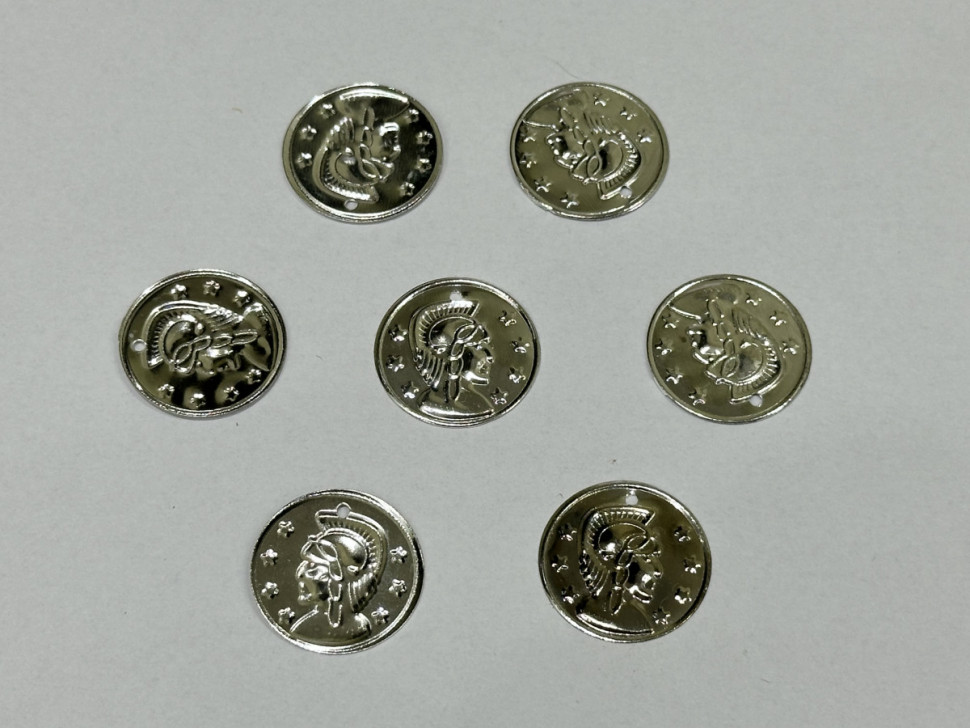
#> input picture test_images/Coins.jpg, 970 x 728 px
$ python -i lab6.py   (imports and definitions only)   (older library calls are emulated)
#> lines starting #> are read from the running program, lines starting #| are printed output that depends on the picture; after the words box and inside, x2 and y2 are one past the last pixel; in counts of white or black regions, pixels touching at a corner belong together
### core/io.py
"""Введення/виведення: завантаження, збереження, розміри зображень (лаб 1)."""
import cv2
import numpy as np


def load_image(path: str):
    """Завантажити зображення з файлу. Повертає BGR/BGRA numpy array або None.
    PNG з прозорістю завантажуються з альфа-каналом (BGRA) — прозорі пікселі зберігаються."""
    img = cv2.imread(path, cv2.IMREAD_UNCHANGED)
    if img is None:
        try:
            with open(path, "rb") as f:
                data = f.read()
            img = cv2.imdecode(np.frombuffer(data, dtype=np.uint8), cv2.IMREAD_UNCHANGED)
        except Exception:
            pass
    return img


def save_image(path: str, image: np.ndarray) -> bool:
    """Зберегти зображення у файл."""
    return cv2.imwrite(path, image)


# [6 lines left out: function get_dimensions, not called in this run]

### core/segmentation.py
"""Сегментація: порогування, k-means (лаб 4)."""
import cv2
import numpy as np


# [4 lines left out: function threshold_binary, not called in this run]


def threshold_otsu(image: np.ndarray) -> np.ndarray:
    """Порогування методом Отсу (автовибір порогу)."""
    _, out = cv2.threshold(image, 0, 255, cv2.THRESH_BINARY + cv2.THRESH_OTSU)
    return out


# [25 lines left out: functions threshold_adaptive, kmeans_color, not called in this run]

### core/edges.py
"""Виділення країв та контури (лаб 3)."""
import cv2
import numpy as np

from core.color import gray_to_bgr


def sobel(image: np.ndarray, dx: int = 1, dy: int = 1, ksize: int = 3) -> np.ndarray:
    """Оператор Собеля. dx, dy — порядки похідних."""
    return cv2.Sobel(image, cv2.CV_64F, dx, dy, ksize=ksize)


# [4 lines left out: function sobel_uint8, not called in this run]


def laplacian(image: np.ndarray, ksize: int = 3) -> np.ndarray:
    """Оператор Лапласа."""
    return cv2.Laplacian(image, cv2.CV_64F, ksize=ksize)


# [4 lines left out: function laplacian_uint8, not called in this run]


def canny(image: np.ndarray, low: float = 50, high: float = 150) -> np.ndarray:
    """Детектор Canny."""
    return cv2.Canny(image, low, high)


def find_contours(binary_image: np.ndarray, mode=None, method=None):
    """Виявити контури на бінарному зображенні. Повертає (contours, hierarchy)."""
    if mode is None:
        mode = cv2.RETR_TREE
    if method is None:
        method = cv2.CHAIN_APPROX_SIMPLE
    contours, hierarchy = cv2.findContours(binary_image, mode, method)
    return contours, hierarchy


def draw_contours(image: np.ndarray, contours, color=(0, 255, 0), thickness: int = 2) -> np.ndarray:
    """Намалювати контури на копії зображення. Підтримує 2D, BGR та BGRA."""
    img = np.array(image, dtype=np.uint8, order="C", copy=True)
    if img.ndim == 2:
        out = gray_to_bgr(img)
        cv2.drawContours(out, contours, -1, (color[0], color[1], color[2]) if len(color) >= 3 else color, thickness)
        return out
    if img.ndim == 3 and img.shape[2] == 4:
        h, w = img.shape[:2]
        bgr = np.empty((h, w, 3), dtype=np.uint8, order="C")
        bgr[:] = img[:, :, :3]
        alpha = img[:, :, 3].copy()
        color_bgr = (color[0], color[1], color[2]) if len(color) >= 3 else color
        cv2.drawContours(bgr, contours, -1, color_bgr, thickness)
        mask = np.zeros((h, w), dtype=np.uint8, order="C")
        cv2.drawContours(mask, contours, -1, 255, thickness)
        alpha[mask > 0] = 255
        bgr[alpha == 0] = 0
        out = np.empty((h, w, 4), dtype=np.uint8, order="C")
        out[:, :, :3] = bgr
        out[:, :, 3] = alpha
        return out
    cv2.drawContours(img, contours, -1, (color[0], color[1], color[2]) if len(color) >= 3 else color, thickness)
    return img

### core/color.py
"""Колірні моделі та перетворення: BGR↔HSV, grayscale, пікселі, маски (лаб 2)."""
import cv2
import numpy as np


# [11 lines left out: function to_grayscale, not called in this run]


def gray_to_bgr(image: np.ndarray):
    """Перетворити grayscale у BGR або залишити BGRA без змін (для візуалізації та малювання)."""
    if len(image.shape) == 3:
        return image.copy()
    return cv2.cvtColor(image, cv2.COLOR_GRAY2BGR)


# [50 lines left out: functions bgr_to_rgb, bgra_to_rgba, for_display, get_pixel, set_region, bgr_to_hsv, not called in this run]


def hsv_to_bgr(image: np.ndarray):
    """Перетворити HSV -> BGR."""
    return cv2.cvtColor(image, cv2.COLOR_HSV2BGR)


# [27 lines left out: functions hsv_for_display, color_mask_hsv, bgr_to_hsv_range, not called in this run]


def apply_mask(image: np.ndarray, mask: np.ndarray) -> np.ndarray:
    """Застосувати маску до зображення (результат лише там, де mask > 0). Працює для 2D, BGR і BGRA."""
    return cv2.bitwise_and(image, image, mask=mask)

### labs/lab6.py
"""Лабораторна 6: Мініпроєкт — Кольорова сегментація (обраний варіант). Підтримка BGR/BGRA (4 канали) як у лаб 2–3."""
import sys
import os
sys.path.insert(0, os.path.dirname(os.path.dirname(os.path.abspath(__file__))))

import cv2
import numpy as np
from core.io import load_image
from core.color import bgr_to_hsv, color_mask_hsv, apply_mask, gray_to_bgr
from core.segmentation import threshold_binary, threshold_otsu
from core.morphology import denoise_binary
from core.edges import find_contours, draw_contours


def _as_display(img_2d, ref_img):
    """Якщо ref_img має 4 канали — повертає 4-канальне (img_2d у B,G,R + альфа з ref); інакше BGR."""
    if ref_img.ndim == 3 and ref_img.shape[2] == 4:
        alpha = ref_img[:, :, 3]
        return np.stack([img_2d, img_2d, img_2d, alpha], axis=2)
    return gray_to_bgr(img_2d)


def run_color_segmentation(
    image_path: str,
    h_low: int = 0,
    h_high: int = 30,
    s_low: int = 50,
    s_high: int = 255,
    v_low: int = 50,
    v_high: int = 255,
    denoise: bool = True,
):
    """
    BGR -> HSV -> маска -> очищення морфологією -> контури -> візуалізація.
    """
    img = load_image(image_path)
    if img is None:
        return {"images": [], "text": "Не вдалося завантажити зображення"}
    hsv = bgr_to_hsv(img)
    mask = color_mask_hsv(img, (h_low, s_low, v_low), (h_high, s_high, v_high))
    if img.ndim == 3 and img.shape[2] == 4:
        mask = mask.copy()
        mask[img[:, :, 3] == 0] = 0
    if denoise:
        mask = denoise_binary(mask)
    segmented = apply_mask(img, mask)
    contours, _ = find_contours(mask)
    drawn = draw_contours(img, contours, color=(0, 255, 0), thickness=2)
    return {
        "images": [
            ("Оригінал", img),
            ("Маска (HSV)", _as_display(mask, img)),
            ("Сегментація за кольором", segmented),
            ("Контури виділених областей", drawn),
        ],
        "text": f"Знайдено контурів: {len(contours)}. Діапазон HSV: H=[{h_low},{h_high}], S=[{s_low},{s_high}], V=[{v_low},{v_high}]",
    }


def run_object_count(
    image_path: str,
    use_otsu: bool = True,
    thresh: int = 127,
    min_area: int = 100,
):
    """
    Простий підрахунок об'єктів: порогування - контури - фільтр за площею - кількість.
    """
#> called with image_path = '../test_images/Coins.jpg', use_otsu = True, thresh = 127, min_area = 100
    img = load_image(image_path)
#> in load_image, img is the input picture: shape (728, 970, 3); mean B, G, R 155.9, 163.1, 159.6
    if img is None:
        return {"images": [], "text": "Не вдалося завантажити зображення"}
    gray = img if img.ndim == 2 else cv2.cvtColor(img, cv2.COLOR_BGR2GRAY)
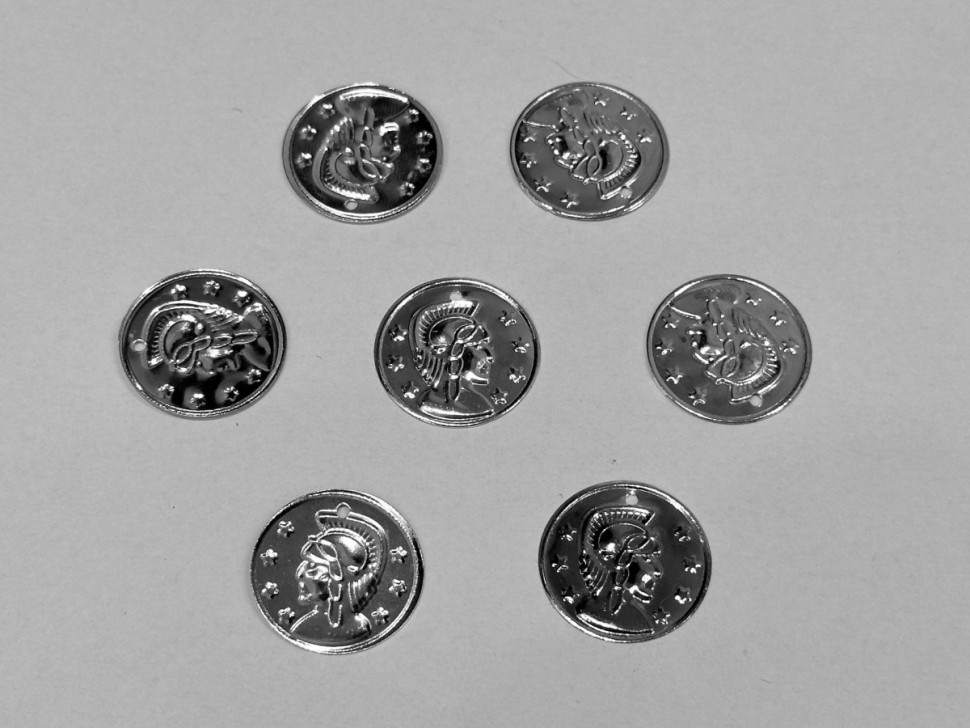
#> gray: shape (728, 970); min 0, max 255, mean 161.2
    if img.ndim == 3 and img.shape[2] == 4:
        gray = cv2.cvtColor(img[:, :, :3], cv2.COLOR_BGR2GRAY)
    binary = threshold_otsu(gray) if use_otsu else threshold_binary(gray, thresh)
#> in threshold_otsu, `_, out = cv2.threshold(image, 0, 255, cv2.THRESH_BINARY + cv2.THRESH_O..`:
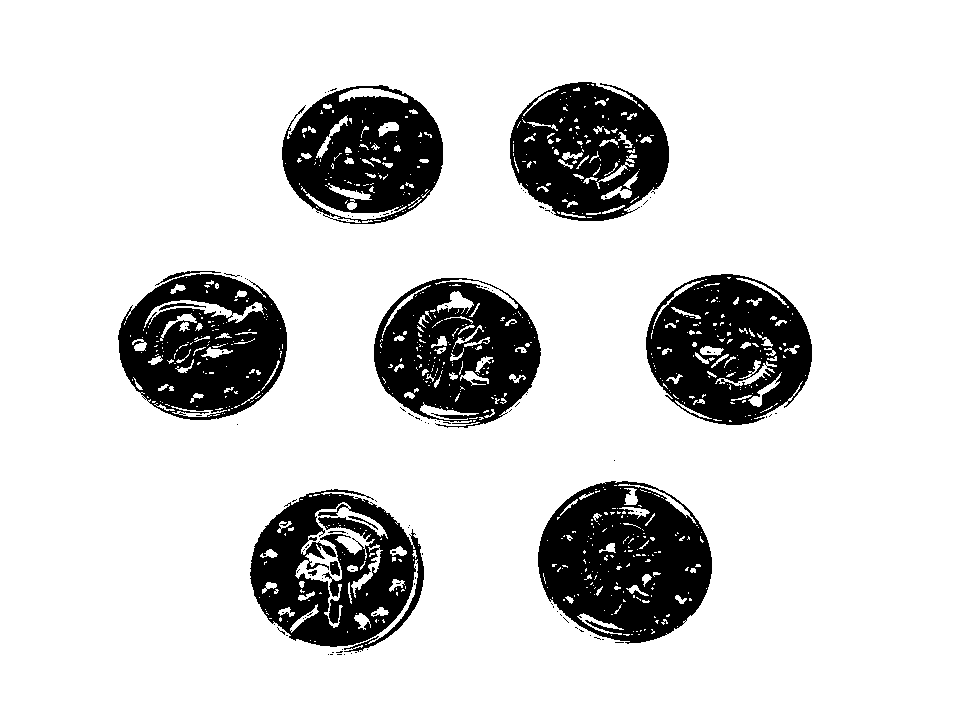
#> out: shape (728, 970); 83.6% white; 123 black regions (110 under 20 px)
    if img.ndim == 3 and img.shape[2] == 4:
        binary[img[:, :, 3] == 0] = 0
    contours, _ = find_contours(binary)
#> in find_contours, `contours, hierarchy = cv2.findContours(binary_image, mode, method)`: contours = 1050 contours, 919 with area under 20; largest, box (x1, y1, x2, y2) and area: (0, 0, 970, 728) 704463, (537, 480, 713, 645) 22056, (249, 488, 425, 653) 21148, (645, 273, 813, 426) 19667, (117, 273, 288, 421) 19512
    contours = [c for c in contours if cv2.contourArea(c) >= max(1, min_area)]
#> contours = 41 contours; largest, box (x1, y1, x2, y2) and area: (0, 0, 970, 728) 704463, (537, 480, 713, 645) 22056, (249, 488, 425, 653) 21148, (645, 273, 813, 426) 19667, (117, 273, 288, 421) 19512
    # Найбільший контур за площею - зазвичай фон; не рахуємо його
    if len(contours) > 1:
        contours = sorted(contours, key=cv2.contourArea, reverse=True)
        contours = contours[1:]
#> contours = 40 contours; largest, box (x1, y1, x2, y2) and area: (537, 480, 713, 645) 22056, (249, 488, 425, 653) 21148, (645, 273, 813, 426) 19667, (117, 273, 288, 421) 19512, (373, 277, 542, 429) 19128
    drawn = draw_contours(img, contours, color=(0, 255, 0), thickness=2)
#> in draw_contours, `cv2.drawContours(img, contours, -1, (color[0], color[1], color[2]) if ..`:
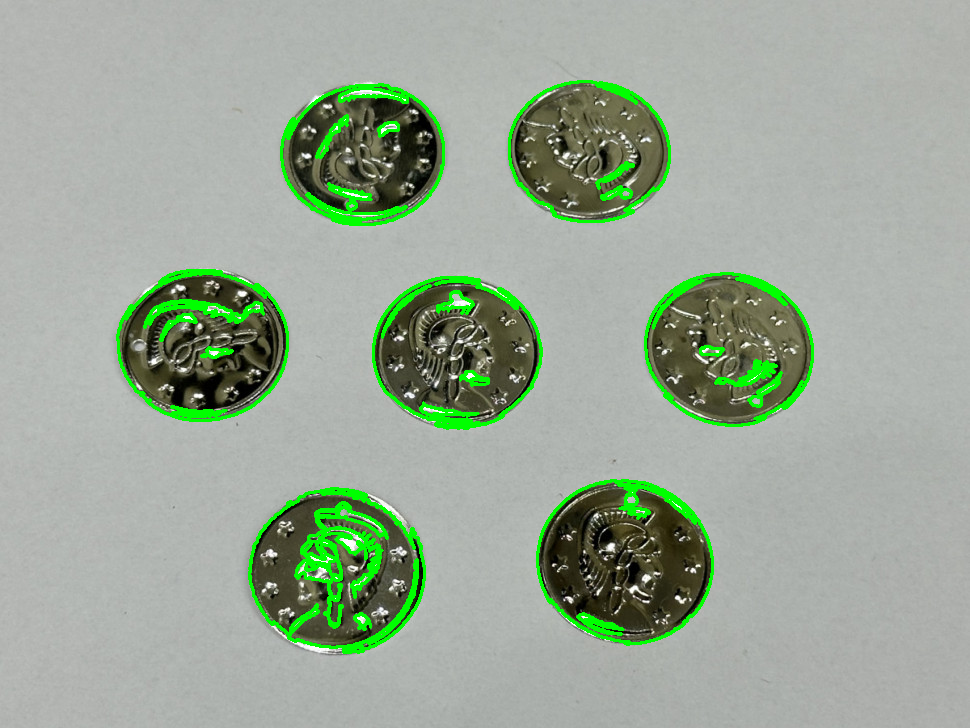
#> img: shape (728, 970, 3); 4.12% of pixels changed, all inside (x1, y1, x2, y2) = (116, 80, 814, 654)
    cv2.putText(
        drawn, f"Count: {len(contours)}", (10, 30),
        cv2.FONT_HERSHEY_SIMPLEX, 1, (0, 255, 0), 2,
    )
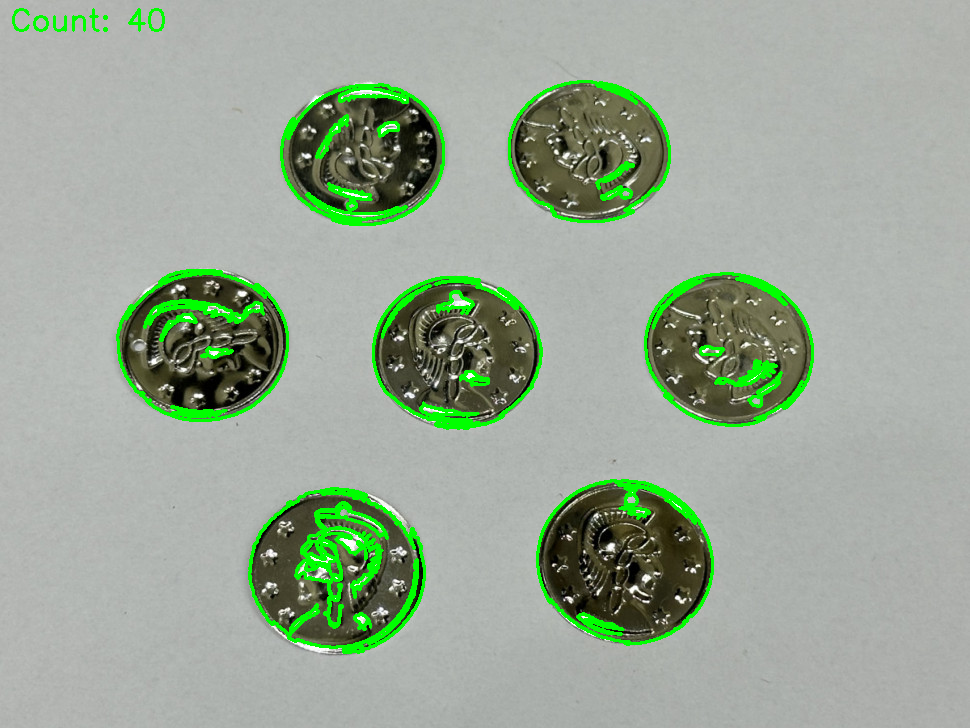
#> drawn: shape (728, 970, 3); 0.14% of pixels changed, all inside (x1, y1, x2, y2) = (12, 8, 165, 32)
    return {
        "images": [
            ("Оригінал", img),
            ("Бінарне (поріг)", _as_display(binary, img)),
            ("Контури та кількість", drawn),
        ],
        "text": f"Знайдено об'єктів (площа ≥ {min_area} пікселів): {len(contours)}",
    }
#> in gray_to_bgr, `return cv2.cvtColor(image, cv2.COLOR_GRAY2BGR)`: returned value: shape (728, 970, 3); 83.6% white; 123 black regions (110 under 20 px), largest, box (x1, y1, x2, y2) and area: (538, 481, 712, 644) 19655, (646, 274, 812, 425) 16760, (250, 489, 424, 652) 16347


def get_tasks():
    return [
        ("Кольорова сегментація (демо)", lambda path, **kw: run_color_segmentation(path, **kw)),
        ("Підрахунок об'єктів", lambda path, **kw: run_object_count(path, **kw)),
    ]

>>> result = run_object_count('../test_images/Coins.jpg')
#> result = 2 items
